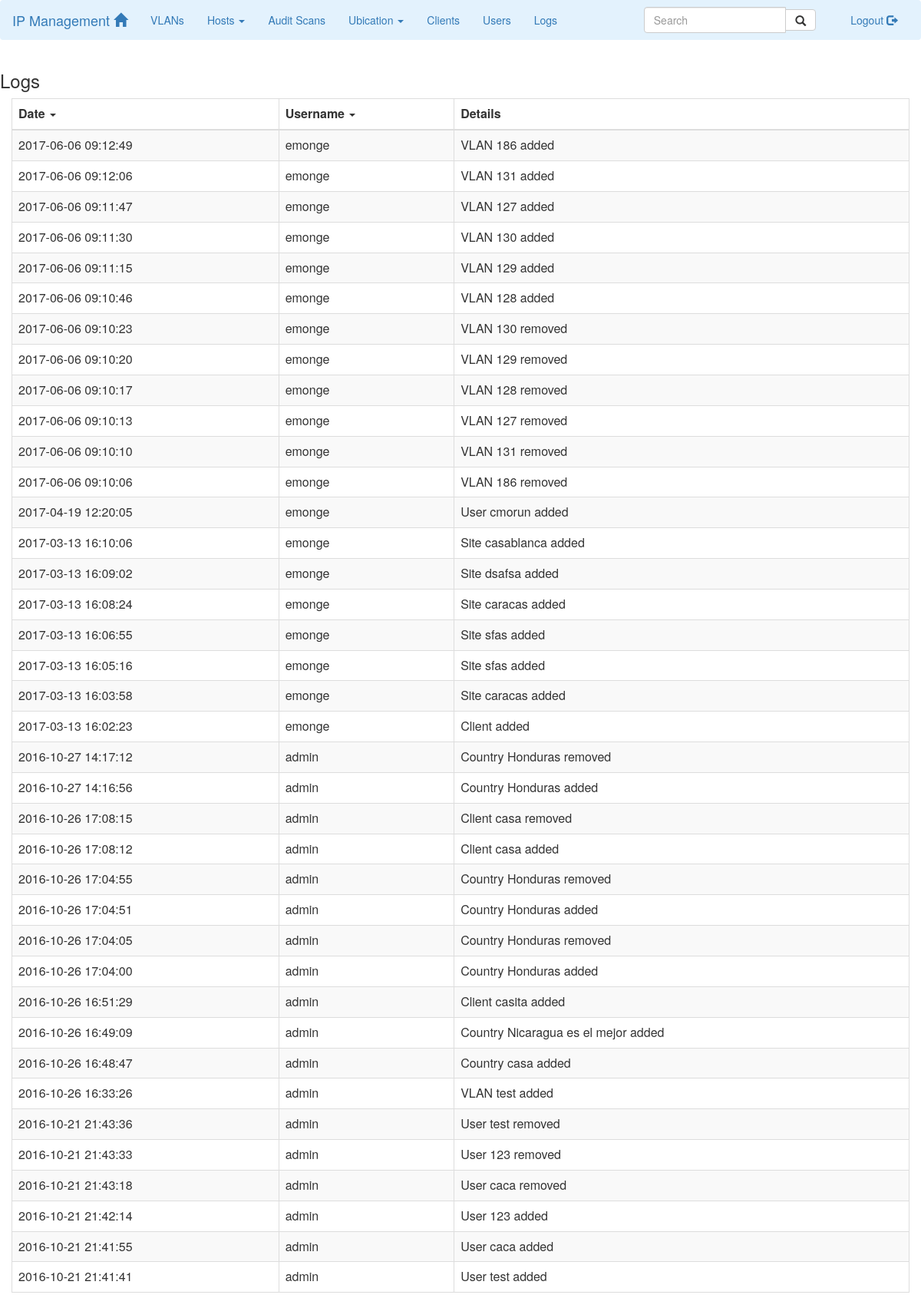
Page /logs.php (signed in) on the committed database.
### tables this page shows
CREATE TABLE `logs` (
  `id_log` int(11) NOT NULL AUTO_INCREMENT,
  `date` datetime DEFAULT NULL,
  `username` char(40) DEFAULT NULL,
  `action` char(100) DEFAULT NULL,
  PRIMARY KEY (`id_log`)
);

### logs.php (the view, shortened to what this page needs)
<?php
        require 'header.php';
?>
<body>
    <?php
        echo drawHeader();
    ?>
    <div class="container-fluid">
            <div class="row">
                <h3>Logs</h3>
            </div>
            <div>
                <table class="table table-striped table-bordered" data-sortable>
                  <thead>
                    <tr>
                      <th>Date <span class="caret"></span></th>
                      <th>Username <span class="caret"></span></th>
                      <th>Details</th>
                    </tr>
                  </thead>
                  <tbody>
                    <?php
                    $pdo = Database::connect();
                    $sql = 'SELECT * FROM logs ORDER BY date DESC';
                    foreach ($pdo->query($sql) as $row) {
                        echo '<tr>';
                        echo '<td>'.$row['date'].'</td>';
                        echo '<td>'.$row['username'].'</td>';
                        echo '<td>'.$row['action'].'</td>';
                        echo '</tr>';
                    }
                    ?>
                  </tbody>
            </table>
        </div>
    </div>
  </body>
</html>

### rows in the picture
logs: date "2017-06-06 09:12:49", username "emonge", action "VLAN 186 added"
logs: date "2017-06-06 09:12:06", username "emonge", action "VLAN 131 added"
logs: date "2017-06-06 09:11:47", username "emonge", action "VLAN 127 added"
logs: date "2017-06-06 09:11:30", username "emonge", action "VLAN 130 added"
logs: date "2017-06-06 09:11:15", username "emonge", action "VLAN 129 added"
logs: date "2017-06-06 09:10:46", username "emonge", action "VLAN 128 added"
logs: date "2017-06-06 09:10:23", username "emonge", action "VLAN 130 removed"
logs: date "2017-06-06 09:10:20", username "emonge", action "VLAN 129 removed"
logs: date "2017-06-06 09:10:17", username "emonge", action "VLAN 128 removed"
logs: date "2017-06-06 09:10:13", username "emonge", action "VLAN 127 removed"
logs: date "2017-06-06 09:10:10", username "emonge", action "VLAN 131 removed"
logs: date "2017-06-06 09:10:06", username "emonge", action "VLAN 186 removed"
logs: date "2017-04-19 12:20:05", username "emonge", action "User cmorun added"
logs: date "2017-03-13 16:10:06", username "emonge", action "Site casablanca added"
logs: date "2017-03-13 16:09:02", username "emonge", action "Site dsafsa added"
logs: date "2017-03-13 16:08:24", username "emonge", action "Site caracas added"
logs: date "2017-03-13 16:06:55", username "emonge", action "Site sfas added"
logs: date "2017-03-13 16:05:16", username "emonge", action "Site sfas added"
logs: date "2017-03-13 16:03:58", username "emonge", action "Site caracas added"
logs: date "2017-03-13 16:02:23", username "emonge", action "Client added"
logs: date "2016-10-27 14:17:12", username "admin", action "Country Honduras removed"
logs: date "2016-10-27 14:16:56", username "admin", action "Country Honduras added"
logs: date "2016-10-26 17:08:15", username "admin", action "Client casa removed"
logs: date "2016-10-26 17:08:12", username "admin", action "Client casa added"
logs: date "2016-10-26 17:04:55", username "admin", action "Country Honduras removed"
logs: date "2016-10-26 17:04:51", username "admin", action "Country Honduras added"
logs: date "2016-10-26 17:04:05", username "admin", action "Country Honduras removed"
logs: date "2016-10-26 17:04:00", username "admin", action "Country Honduras added"
logs: date "2016-10-26 16:51:29", username "admin", action "Client casita added"
logs: date "2016-10-26 16:49:09", username "admin", action "Country Nicaragua es el mejor added"
logs: date "2016-10-26 16:48:47", username "admin", action "Country casa added"
logs: date "2016-10-26 16:33:26", username "admin", action "VLAN test added"
logs: date "2016-10-21 21:43:36", username "admin", action "User test removed"
logs: date "2016-10-21 21:43:33", username "admin", action "User 123 removed"
logs: date "2016-10-21 21:43:18", username "admin", action "User caca removed"
logs: date "2016-10-21 21:42:14", username "admin", action "User 123 added"
logs: date "2016-10-21 21:41:55", username "admin", action "User caca added"
logs: date "2016-10-21 21:41:41", username "admin", action "User test added"
